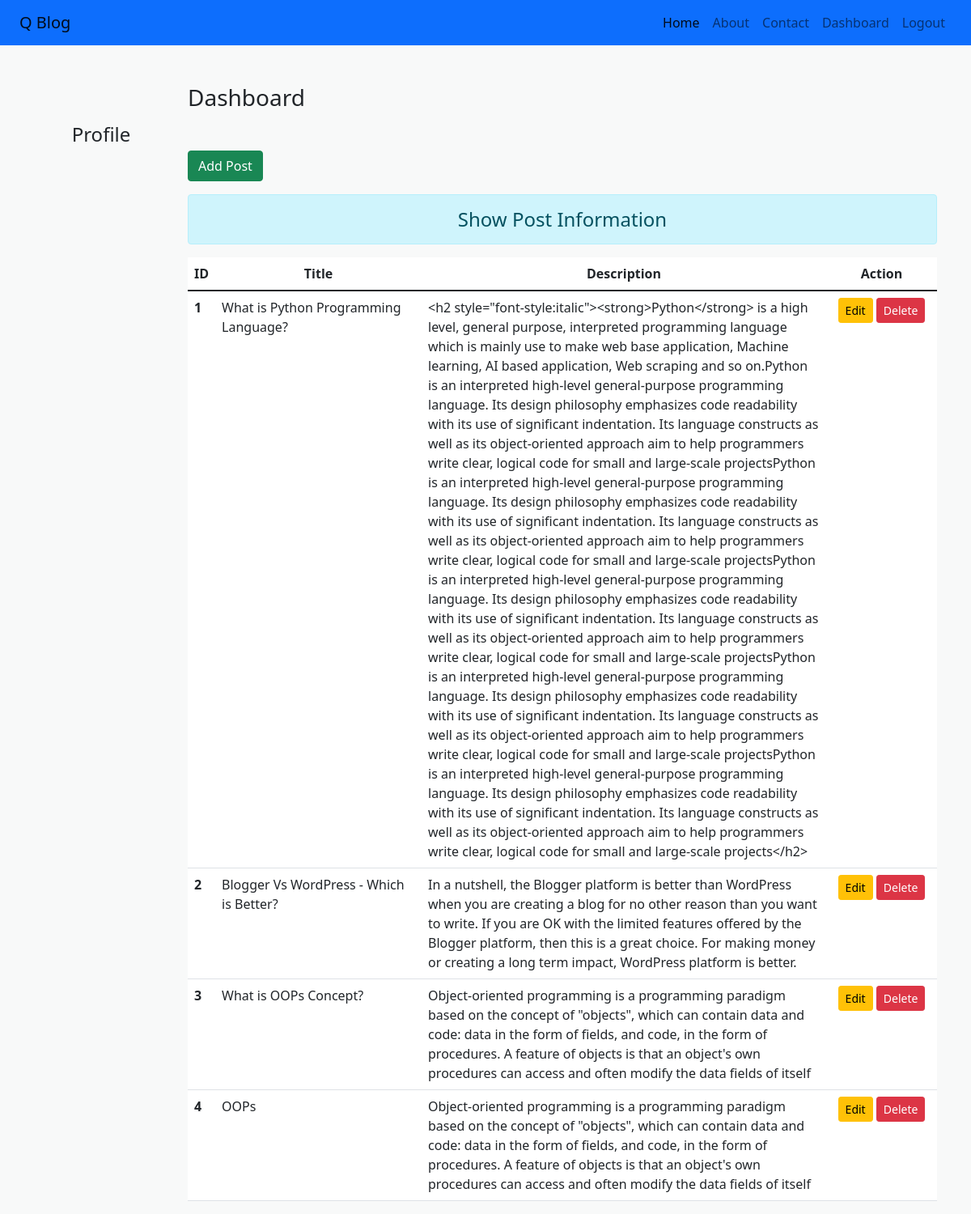
The page /dashboard/ (signed in) on the database its author committed.
### miniblog/models.py (models this page shows)
class Post(models.Model):
    title = models.CharField(max_length=150)
    desc = RichTextField(default="")

### miniblog/views.py (the view)
# urls.py: path('dashboard/', views.dashboard, name='dashboard'),
def dashboard(request):
    if request.user.is_authenticated:
        posts = Post.objects.all()
        user = request.user
        full_name = user.get_full_name()
        grup = user.groups.all()
        return render(request, 'miniblog/dashboard.html',{'posts':posts,'full_name':full_name,'groups':grup})
    else:
        return HttpResponseRedirect('/login/')

### miniblog/templates/miniblog/dashboard.html (shortened to what this page needs)
{% extends 'miniblog/base.html' %}
{% load static %}
{% block side %}
<div class="col-sm-2 text-dark my-5 text-center">
    <h4 class="my-5">Profile</h4>
</div>
{% endblock side %}
{% block content %}
<div class="col-sm-10">
    <h3 class="text-dark my-5">Dashboard </h3>
    <a href="{% url 'addpost' %}" class="btn btn-success">Add Post</a>
    <h4 class="text-center alert alert-info mt-3">Show Post Information</h4>
    {% if posts %}
    <table class="table table-hover bg-white">
        <thead>
        <tr class="text-center">
            <th scope="col" style="width:2%">ID</th>
             <th scope="col" style="width:28%">Title</th>
            <th scope="col" style="width:55%">Description</th>
            <th scope="col" style="width:15%">Action</th>
        </tr>
        </thead>
        <tbody>
            {% for post in posts %}
            <tr>
                <th scope="row">{{post.id}}</th>
                <td>{{post.title}}</td>
                <td>{{post.desc}}</td>
                <td class="text-center">
                    <a href="{% url 'updatepost' post.id %}" class="btn btn-warning btn-sm">Edit</a>
                    <form action="{% url 'deletepost' post.id %}"method="POST"class="d-inline">
                        {% if perms.miniblog.delete_post %}
                        <input type="submit" class="btn btn-danger btn-sm" value="Delete">
                        {% endif %}
                    </form>
                </td>
            </tr>
            {% endfor %}
        </tbody>
    </table>
    {% else %}
    <h4 class="text-center alert alert-warning">No Records</h4>
    {% endif %}
</div>
{% endblock content %}

### miniblog/templates/miniblog/base.html (shortened to what this page needs)
<!doctype html>
{% load static %}
<html lang="en">
<head>
    <link rel="stylesheet" href="{% static 'miniblog/css/bootstrap.css' %}">
    <link rel="stylesheet" href="{% static 'miniblog/css/style.css' %}">
</head>
<body>
<div class="container-fluid bg-primary">
    {% include 'miniblog/navbar.html' %}
</div>
<div class="container">
    <div class="row">
        {% block side %}
        {% endblock side %}
        {% block content %}
        {% endblock content %}
    </div>
</div>
</body>
</html>

### miniblog/templates/miniblog/navbar.html (shortened to what this page needs)
<nav class="navbar navbar-expand-lg navbar-light bg-primary">
  <div class="container-fluid">
    <a class="navbar-brand" href="#">Q Blog</a>
    <div class="collapse navbar-collapse justify-content-end custom-nav" id="navbarNav">
      <ul class="navbar-nav">
        <li class="nav-item">
          <a class="nav-link active" aria-current="page" href="/">Home</a>
        </li>
        <li class="nav-item">
          <a class="nav-link" href="{% url 'about' %}">About</a>
        </li>
        <li class="nav-item">
          <a class="nav-link" href="{% url 'contact' %}">Contact</a>
        </li>
        {% if request.user.is_authenticated %}
        <li class="nav-item">
            <a class="nav-link" href="{% url 'dashboard' %}">Dashboard</a>
        </li>
        <li class="nav-item">
            <a class="nav-link" href="{% url 'logout' %}">Logout</a>
        </li>
        {% endif %}
      </ul>
    </div>
  </div>
</nav>

### miniblog/static/miniblog/css/style.css (style rules this page uses)
body { background-color: #F8F9F9; color: #2C3E50; }

### rows shown on the page
Post: id "1", title "What is Python Programming Language?", desc "<h2 style=\"font-style:italic\"><strong>Python</strong> is a high level, general purpose, interpreted programming language which is mainly use to make web base application, Machine learning, AI based application, Web scraping and so on.Python is an interpreted high-level general-purpose programming language. Its design philosophy emphasizes code readability with its use of significant indentation. Its language constructs as well as its object-oriented approach aim to help programmers write clear, logical code for small and large-scale projectsPython is an interpreted high-level general-purpose programming language. Its design philosophy emphasizes code readability with its use of significant…"
Post: id "2", title "Blogger Vs WordPress - Which is Better?", desc "In a nutshell, the Blogger platform is better than WordPress when you are creating a blog for no other reason than you want to write. If you are OK with the limited features offered by the Blogger platform, then this is a great choice. For making money or creating a long term impact, WordPress platform is better."
Post: id "3", title "What is OOPs Concept?", desc "Object-oriented programming is a programming paradigm based on the concept of \"objects\", which can contain data and code: data in the form of fields, and code, in the form of procedures. A feature of objects is that an object's own procedures can access and often modify the data fields of itself"
Post: id "4", title "OOPs", desc "Object-oriented programming is a programming paradigm based on the concept of \"objects\", which can contain data and code: data in the form of fields, and code, in the form of procedures. A feature of objects is that an object's own procedures can access and often modify the data fields of itself"
